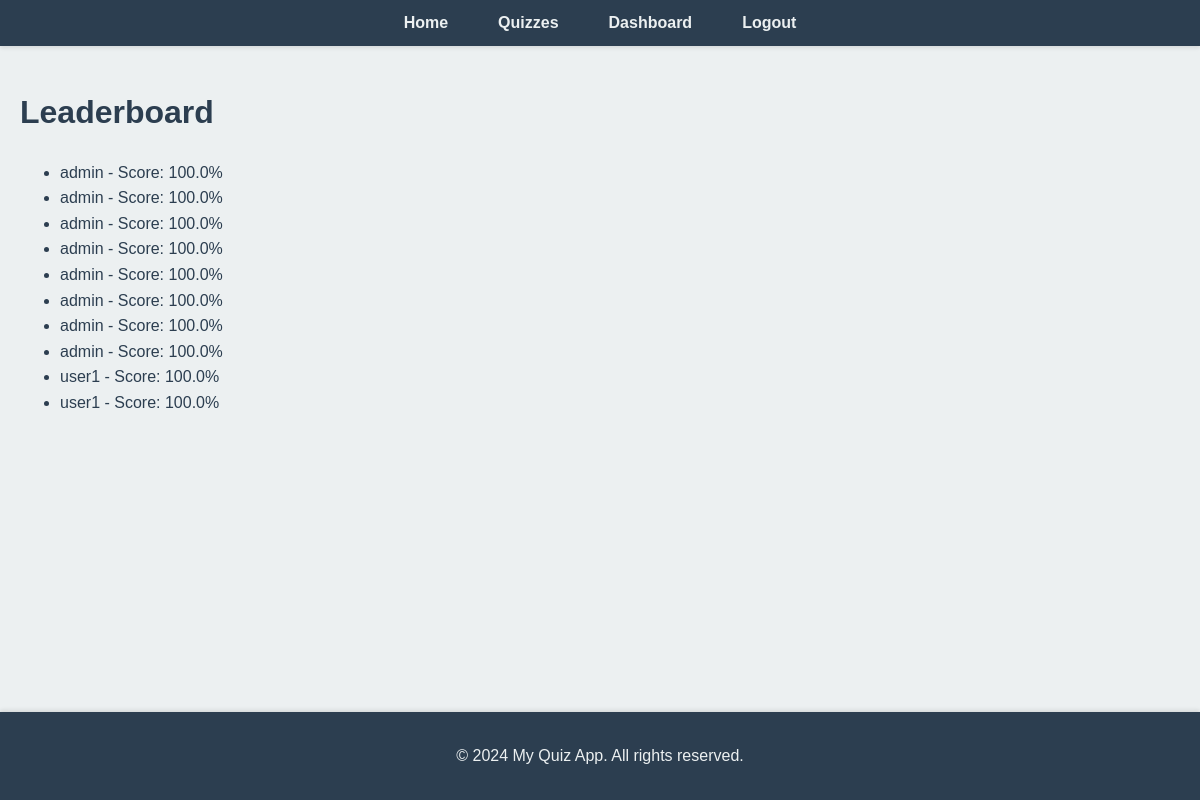
Page /leaderboard/ (signed in) on the committed database.
### learning/models.py (models this page shows, shortened)
class StudentQuiz(models.Model):
    student = models.ForeignKey(Student, on_delete=models.CASCADE)
    quiz = models.ForeignKey(Quiz, on_delete=models.CASCADE)
    score = models.FloatField()
    num_correct = models.IntegerField(default=0)
    num_incorrect = models.IntegerField(default=0)
    completed_at = models.DateTimeField(auto_now_add=True)
    time_taken = models.FloatField(null=True, blank=True)

class Student(models.Model):
    user = models.OneToOneField(User, on_delete=models.CASCADE)
    name = models.CharField(max_length=100)
    email = models.EmailField()

### learning/views.py (the view)
# urls.py: path('leaderboard/', views.leaderboard, name='leaderboard'),
@login_required
def leaderboard(request):
    top_students = StudentQuiz.objects.order_by('-score')[:10]
    return render(request, 'leaderboard.html', {'top_students': top_students})

### learning/templates/leaderboard.html (shortened to what this page needs)
{% extends 'base.html' %}
{% block content %}
<h1>Leaderboard</h1>
<ul>
    {% for student_quiz in top_students %}
        <li>{{ student_quiz.student.name }} - Score: {{ student_quiz.score }}%</li>
    {% endfor %}
</ul>
{% endblock %}

### static/css/style.css (style rules this page uses)
html, body { height: 100%; margin: 0; padding: 0; display: flex; flex-direction: column; }
body { font-family: 'Segoe UI', Tahoma, Geneva, Verdana, sans-serif; background-color: #f0f2f5; color: #333; line-height: 1.6; flex: 1; }

### learning/templates/base.html (style rules this page uses)
body { font-family: 'Arial', sans-serif; background-color: #ecf0f1; color: #2c3e50; margin: 0; padding: 0; display: flex; flex-direction: column; min-height: 100vh; }

### rows in the picture
StudentQuiz: student.name "admin", score "100.0"
StudentQuiz: student.name "admin", score "100.0"
StudentQuiz: student.name "admin", score "100.0"
StudentQuiz: student.name "admin", score "100.0"
StudentQuiz: student.name "admin", score "100.0"
StudentQuiz: student.name "admin", score "100.0"
StudentQuiz: student.name "admin", score "100.0"
StudentQuiz: student.name "admin", score "100.0"
StudentQuiz: student.name "user1", score "100.0"
StudentQuiz: student.name "user1", score "100.0"
